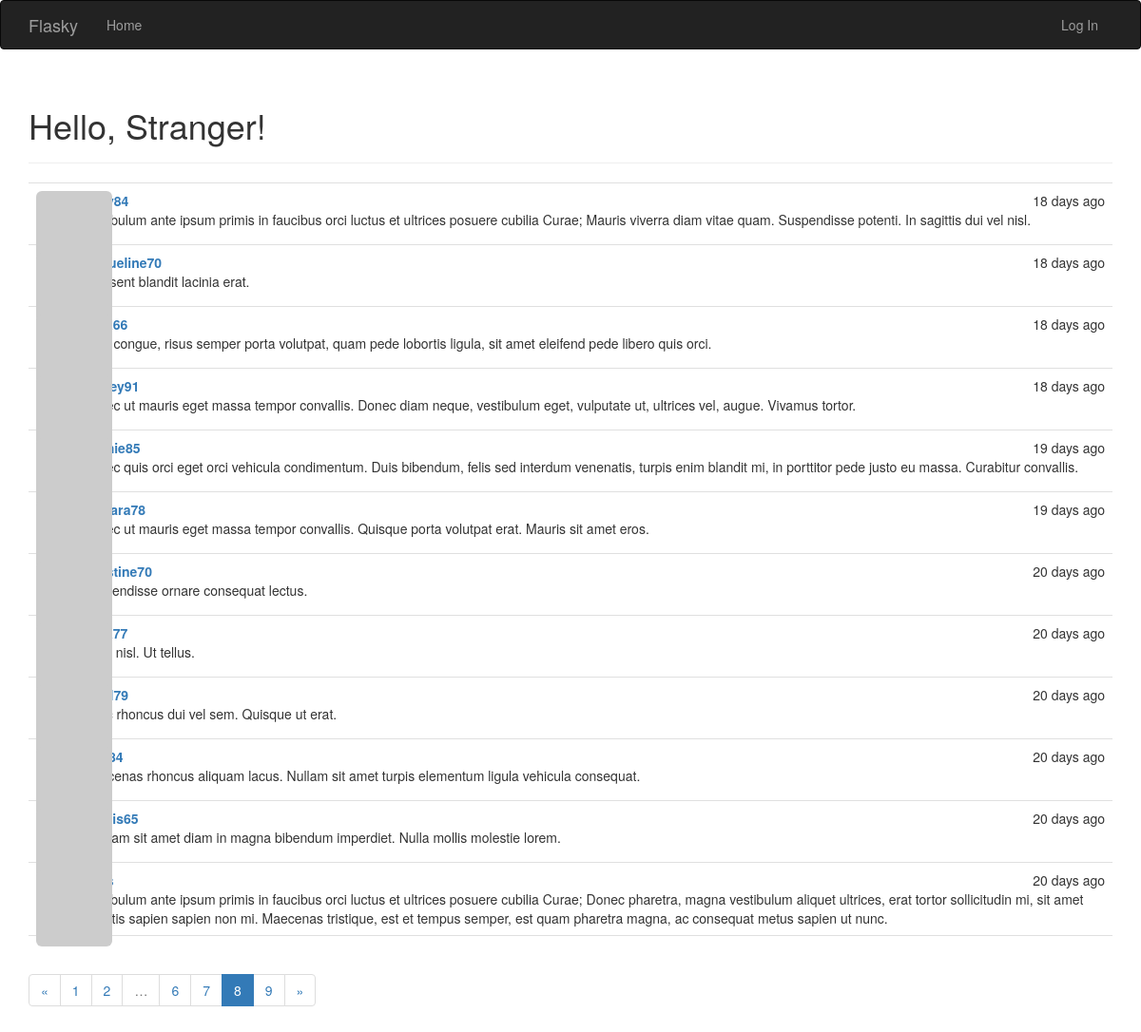
/?page=8, run on the app's committed database.
### app/models.py (models this page shows, shortened)
class Post(db.Model):
    __tablename__ = 'posts'
    id = db.Column(db.Integer, primary_key=True)
    body = db.Column(db.Text)
    timestamp = db.Column(db.DateTime, index=True, default=datetime.utcnow)
    author_id = db.Column(db.Integer, db.ForeignKey('users.id'))

class User(UserMixin, db.Model):
    __tablename__ = 'users'
    id = db.Column(db.Integer, primary_key=True)
    email = db.Column(db.String(64), unique=True, index=True)
    username = db.Column(db.String(64), unique=True, index=True)
    password_hash = db.Column(db.String(128))
    role_id = db.Column(db.Integer, db.ForeignKey('roles.id'))
    password_hash = db.Column(db.String(128))
    confirmed = db.Column(db.Boolean, default=False)
    name = db.Column(db.String(64))
    location = db.Column(db.String(64))
    about_me = db.Column(db.Text())
    member_since = db.Column(db.DateTime(), default=datetime.utcnow)
    last_seen = db.Column(db.DateTime(), default=datetime.utcnow)
    posts = db.relationship('Post', backref='author', lazy='dynamic')
    @property
    def password(self):
        raise AttributeError('password is not readable attribute')
    def gravatar(self, size=100, default='identicon', rating='g'):
        if request.is_secure:
            url = 'https://secure.gravatar.com/avatar'
        else:
            url = 'http://www.gravatar.com/avatar'
        hash = hashlib.md5(self.email.encode('utf-8')).hexdigest()
        return '{url}/{hash}?s={size}&d={default}&r={rating}'.format(
            url=url, hash=hash, size=size, default=default, rating=rating)

### app/main/views.py (the view)
@main.route('/', methods=['GET', 'POST'])
def index():
    form = PostForm()
    if current_user.can(Permission.WRITE_ARTICLES) and \
            form.validate_on_submit():
        post = Post(body=form.body.data,
                    author=current_user._get_current_object())
        db.session.add(post)
        return redirect(url_for('.index'))
    page = request.args.get('page', 1, type=int)
    pagination = Post.query.order_by(Post.timestamp.desc()).paginate(
      page, per_page=current_app.config['FLASKY_POSTS_PER_PAGE'],
      error_out=False)
    posts = pagination.items
    return render_template('index.html', form=form, posts=posts,
                           pagination=pagination)

### app/auth/views.py (called while the page is built)
@auth.before_app_request
def before_request():
    if current_user.is_authenticated:
        current_user.ping()
        if not current_user.confirmed \
        and request.endpoint[:5] != 'auth.':
            return redirect(url_for('auth.unconfirmed'))

### app/main/__init__.py (called while the page is built)
@main.app_context_processor
def inject_permissions():
    return dict(Permission=Permission)

### app/models.py (called while the page is built)
    def can(self, permissions):
        return False

### app/templates/index.html (shortened to what this page needs)
{% extends "base.html" %}
{% import "bootstrap/wtf.html" as wtf %}
{% import "_macros.html" as macros %}
{% block page_content %}
<div class="page-header">
    <h1>Hello, {% if current_user.is_authenticated %}{{ current_user.username }}{% else %}Stranger{% endif %}!</h1>
</div>
{% include '_posts.html' %}
{% if pagination %}
<div class="pagination">
    {{ macros.pagination_widget(pagination, '.index') }}
</div>
{% endif %}
{% endblock %}

### app/templates/_posts.html
<ul class="posts">
    {% for post in posts %}
    <li class="post">
        <div class="post-thumbnail">
            <a href="{{ url_for('.user', username=post.author.username) }}">
                <img class="img-rounded profile-thumbnail" src="{{ post.author.gravatar(size=40) }}">
            </a>
        </div>
        <div class="post-content">
            <div class="post-date">{{ moment(post.timestamp).fromNow() }}</div>
            <div class="post-author"><a href="{{ url_for('.user', username=post.author.username) }}">{{ post.author.username }}</a></div>
            <div class="post-body">{{ post.body }}</div>
        </div>
    </li>
    {% endfor %}
</ul>

### app/static/styles.css (style rules this page uses)
.profile-thumbnail { position: absolute; }
ul.posts { list-style-type: none; padding: 0px; margin: 16px 0px 0px 0px; border-top: 1px solid #e0e0e0; }
ul.posts li.post { padding: 8px; border-bottom: 1px solid #e0e0e0; }
div.post-date { float: right; }
div.post-author { font-weight: bold; }
div.post-thumbnail { position: absolute; }
div.post-content { margin-left: 48px; min-height: 48px; }

### data on the page
Post: timestamp "18 days ago", body "Vestibulum ante ipsum primis in faucibus orci luctus et ultrices posuere cubilia Curae; Mauris viverra diam vitae quam. Suspendisse potenti. In sagittis dui vel nisl."
Post: timestamp "18 days ago", author.username "jacqueline70", body "Praesent blandit lacinia erat."
Post: timestamp "18 days ago", body "Nam congue, risus semper porta volutpat, quam pede lobortis ligula, sit amet eleifend pede libero quis orci."
Post: timestamp "18 days ago", body "Donec ut mauris eget massa tempor convallis. Donec diam neque, vestibulum eget, vulputate ut, ultrices vel, augue. Vivamus tortor."
Post: timestamp "19 days ago", body "Donec quis orci eget orci vehicula condimentum. Duis bibendum, felis sed interdum venenatis, turpis enim blandit mi, in porttitor pede justo eu massa. Curabitur convallis."
Post: timestamp "19 days ago", author.username "barbara78", body "Donec ut mauris eget massa tempor convallis. Quisque porta volutpat erat. Mauris sit amet eros."
Post: timestamp "20 days ago", author.username "christine70", body "Suspendisse ornare consequat lectus."
Post: timestamp "20 days ago", body "Nulla nisl. Ut tellus."
Post: timestamp "20 days ago", body "Nunc rhoncus dui vel sem. Quisque ut erat."
Post: timestamp "20 days ago", body "Maecenas rhoncus aliquam lacus. Nullam sit amet turpis elementum ligula vehicula consequat."
Post: timestamp "20 days ago", body "Aliquam sit amet diam in magna bibendum imperdiet. Nulla mollis molestie lorem."
Post: timestamp "20 days ago", body "Vestibulum ante ipsum primis in faucibus orci luctus et ultrices posuere cubilia Curae; Donec pharetra, magna vestibulum aliquet ultrices, erat tortor sollicitudin mi, sit amet lobortis sapien sapien non mi. Maecenas tristique, est et tempus semper, est quam pharetra magna, ac consequat metus sapien ut nunc."

### other printed values
{{ p }} "1" "2" "6" "7" "9"
{{ p }} "8"
